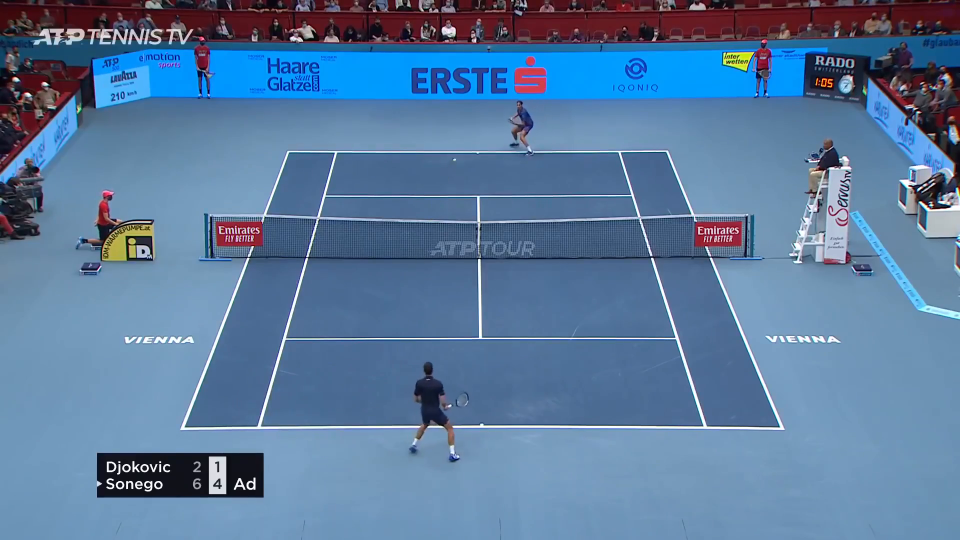
#> input picture frame 46 of video_input2.mp4, 1920 x 1080 px, given in place of vid2.mp4, which was not available (shown at 1/2 size)
$ python tracking.py
#> lines starting #> are read from the running program, lines starting #| are printed output that depends on the picture; after the words box and inside, x2 and y2 are one past the last pixel; in counts of white or black regions, pixels touching at a corner belong together; pictures that were not available may be replaced by others from this repository, and a replacement may not be noted
#> further down, frame is the input picture: shape (1080, 1920, 3); mean B, G, R 157.6, 122.3, 90.6
import cv2
import numpy as np

def detection(cap, frame):
    # Initialiser le modèle de soustraction de fond
    fgbg = cv2.createBackgroundSubtractorMOG2()

    # Obtenir les dimensions originales de la vidéo
    frame_width = int(cap.get(3))
    frame_height = int(cap.get(4))

    # Calculer les marges à enlever (5%)
    margin_x = int(0.05 * frame_width)
    margin_y = int(0.05 * frame_height)

    # Recadrer l'image pour enlever les bords
    cropped_frame = frame[margin_y:frame_height-margin_y, margin_x:frame_width-margin_x]
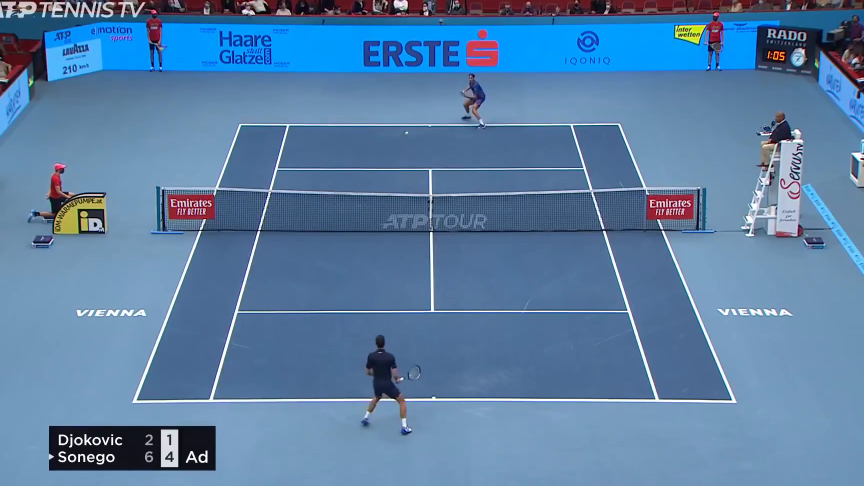
#> cropped_frame: shape (972, 1728, 3) (shown at 1/2 size); mean B, G, R 164.7, 126.8, 89.9

    # Appliquer le modèle de soustraction de fond
    fgmask = fgbg.apply(cropped_frame)
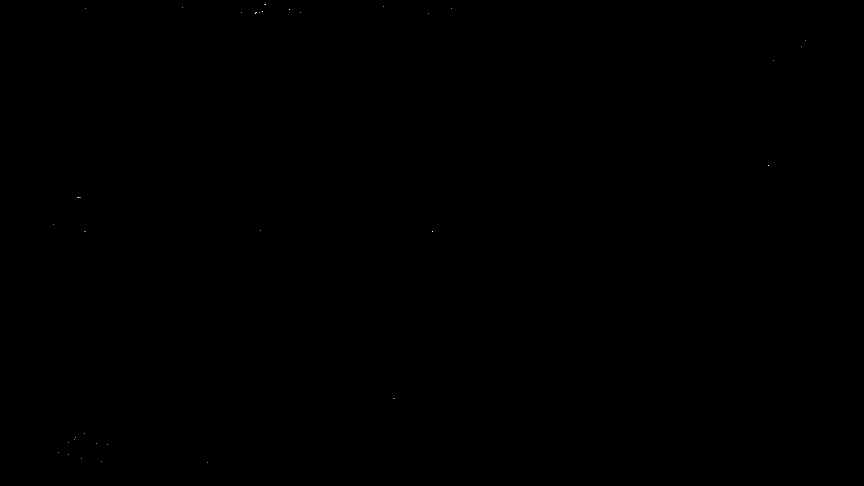
#> fgmask: shape (972, 1728) (shown at 1/2 size); values 127 (black) and 255 (white), 0% white in thin lines or dots, all inside (x1, y1, x2, y2) = (106, 8, 1612, 926)

    # Filtrer le bruit en utilisant l'ouverture et la fermeture
    kernel = np.ones((5, 5), np.uint8)
    fgmask = cv2.morphologyEx(fgmask, cv2.MORPH_OPEN, kernel)
#> fgmask: shape (972, 1728); every value is 127
    fgmask = cv2.morphologyEx(fgmask, cv2.MORPH_CLOSE, kernel)

    # Détection de la balle dans le masque résultant
    contours, _ = cv2.findContours(fgmask, cv2.RETR_EXTERNAL, cv2.CHAIN_APPROX_SIMPLE)
#> contours = [[[0, 0], [0, 971], [1727, 971], [1727, 0]]]

    for contour in contours:
        # Filtrer les petits contours
        if  200> cv2.contourArea(contour)>40:
           # Approximation de forme pour détecter la circularité
            perimeter = cv2.arcLength(contour, True)
            circularity = 4 * np.pi * cv2.contourArea(contour) / (perimeter * perimeter)

            # Filtrer les contours circulaires
            if 0.7 <= circularity <= 1.0:
                # Dessiner un rectangle autour de la balle
                x, y, w, h = cv2.boundingRect(contour)
                x += margin_x
                y += margin_y
                cv2.rectangle(frame, (x, y), (x + w, y + h), (0, 255, 0), 2)

        return frame
#> this loop made 1 pass
#> contour on pass 1: [[0, 0], [0, 971], [1727, 971], [1727, 0]]
# Function to detect a small yellow ball in a frame
def detect_yellow_ball(cap, fraame):

    frame = detection(cap, fraame)

    # Convert the frame to the HSV color space
    hsv = cv2.cvtColor(frame, cv2.COLOR_BGR2HSV)
#> hsv: shape (1080, 1920, 3); mean H, S, V 109.6, 120.7, 161.7

    # Define the lower and upper bounds for the yellow color
    lower_yellow = np.array([80, 100, 80])
    upper_yellow = np.array([100, 255, 255])

    # Create a mask to isolate the yellow color
    mask = cv2.inRange(hsv, lower_yellow, upper_yellow)
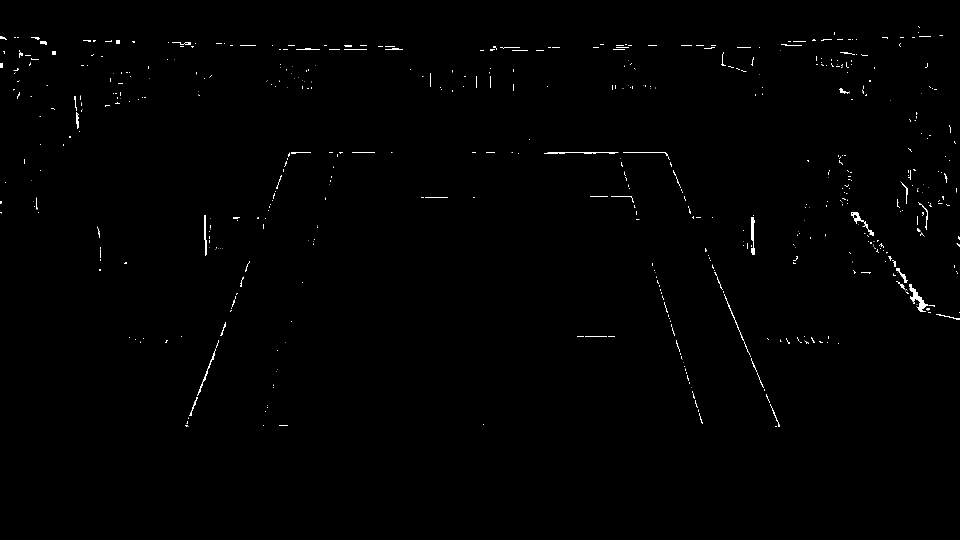
#> mask: shape (1080, 1920) (shown at 1/2 size); 0.56% white; 598 white regions (460 under 20 px), largest, box (x1, y1, x2, y2) and area: (1818, 568, 1856, 624) 683, (1702, 424, 1748, 472) 431, (1502, 434, 1510, 510) 428
    cv2.imshow('Mask', mask)
    # Perform morphological operations to clean up the mask (optional)
    kernel = np.ones((3, 3), np.uint8)
    mask = cv2.morphologyEx(mask, cv2.MORPH_OPEN, kernel)
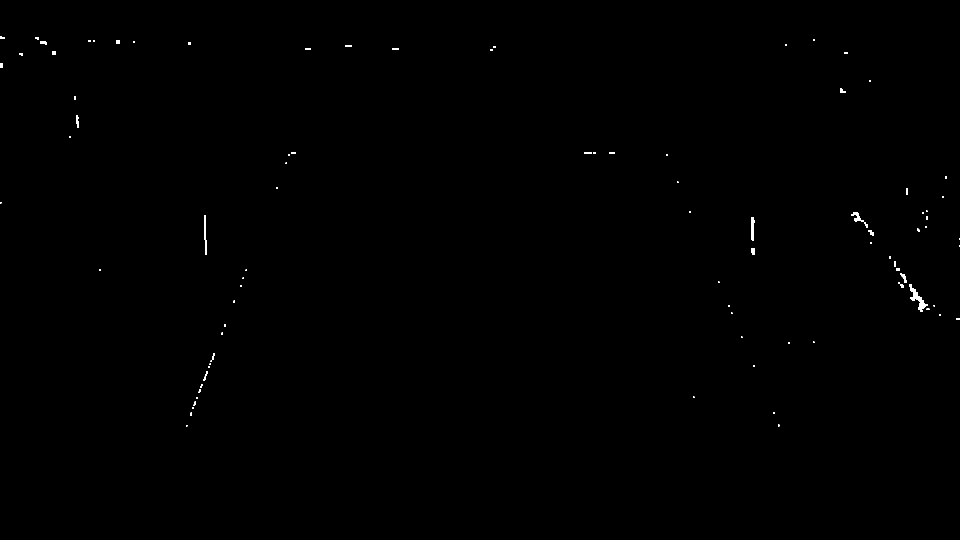
#> mask: shape (1080, 1920) (shown at 1/2 size); 0.2% white; 92 white regions (47 under 20 px), largest, box (x1, y1, x2, y2) and area: (1818, 568, 1856, 620) 624, (408, 430, 414, 510) 300, (1502, 434, 1510, 482) 296
    mask = cv2.morphologyEx(mask, cv2.MORPH_CLOSE, kernel)
#> mask: shape (1080, 1920); 0.2% white; 86 white regions (42 under 20 px)


    # Find contours in the mask
    contours, _ = cv2.findContours(mask, cv2.RETR_EXTERNAL, cv2.CHAIN_APPROX_SIMPLE)
#> contours = 86 contours, 51 with area under 20; largest, box (x1, y1, x2, y2) and area: (1818, 568, 1856, 624) 564, (1502, 434, 1510, 482) 242, (1702, 424, 1736, 456) 226, (408, 430, 414, 510) 216, (1800, 546, 1814, 566) 101

    detected_position = None

    # If contours are found, find the largest one (assumed to be the ball)
    if contours:
        largest_contour = max(contours, key=cv2.contourArea)
#> largest_contour = contour of 73 points, box (x1, y1, x2, y2) (1818, 568, 1856, 624), area 564
        if cv2.contourArea(largest_contour) > 0.5:
            # Find the center of the detected ball
            M = cv2.moments(largest_contour)
#> M = moments, m00 564, centre m10/m00, m01/m00 = (1834.9, 597.3)
            cX = int(M["m10"] / M["m00"])
#> cX = 1834
            cY = int(M["m01"] / M["m00"])
#> cY = 597
            detected_position = (cX, cY)
#> detected_position = (1834, 597)

    return detected_position

# Capture the video
cap = cv2.VideoCapture('sources/vid2.mp4')

while True:
    ret, frame = cap.read()
    if not ret:
        break

    # Detect the small yellow ball in the frame
    detected_position = detect_yellow_ball(cap, frame)
#> detected_position = (1834, 597)

    if detected_position is not None:
        x, y = detected_position
#> x = 1834; y = 597
        cv2.circle(frame, (x, y), 20, (0, 255, 0), -1)  # Draw a green circle at the detected position
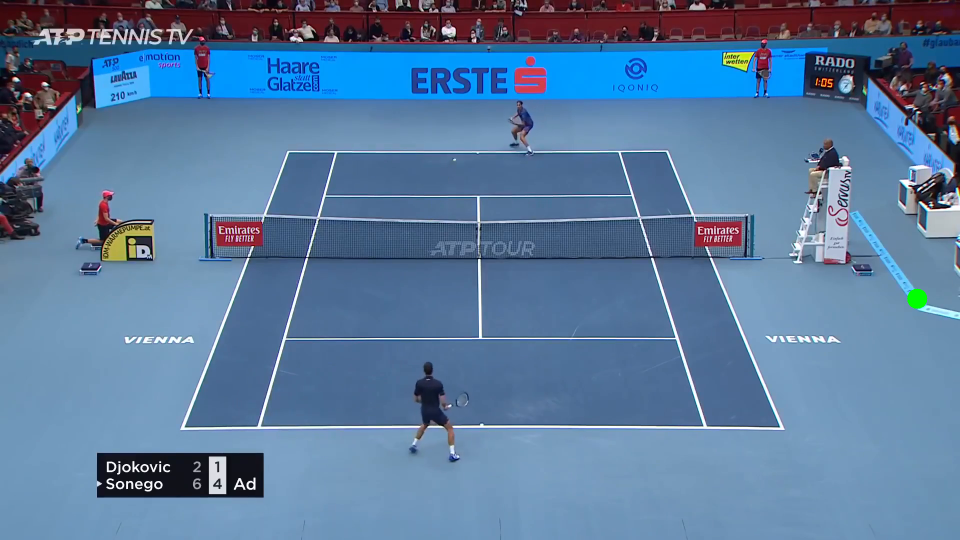
#> frame: shape (1080, 1920, 3) (shown at 1/2 size); 0.06% of pixels changed, all inside (x1, y1, x2, y2) = (1814, 577, 1855, 618)

    cv2.imshow('Ball Detection', frame)

    if cv2.waitKey(10) & 0xFF == 27:
#> (key Esc is pressed here)
        break

cap.release()
cv2.destroyAllWindows()

$ run again, starting later in the video
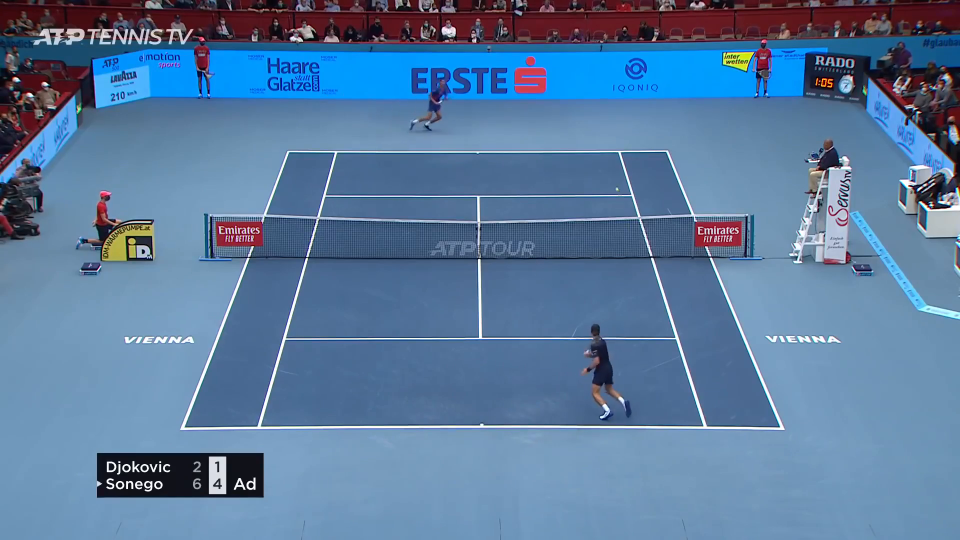
#> input picture frame 209 of video_input2.mp4, 1920 x 1080 px, given in place of vid2.mp4, which was not available (shown at 1/2 size)
#> frame is the input picture: shape (1080, 1920, 3); mean B, G, R 157.7, 122.5, 90.7
#> in detection, `contours, _ = cv2.findContours(fgmask, cv2.RETR_EXTERNAL, cv2.CHAIN_AP..`: contours = [[[0, 0], [0, 971], [1727, 971], [1727, 0]]]
#> the loop in detection, `for contour in contours:` made 1 pass
#> contour on pass 1: [[0, 0], [0, 971], [1727, 971], [1727, 0]]
#> hsv: shape (1080, 1920, 3); mean H, S, V 109.2, 121.2, 161.9
#> in detect_yellow_ball, `mask = cv2.morphologyEx(mask, cv2.MORPH_OPEN, kernel)`:
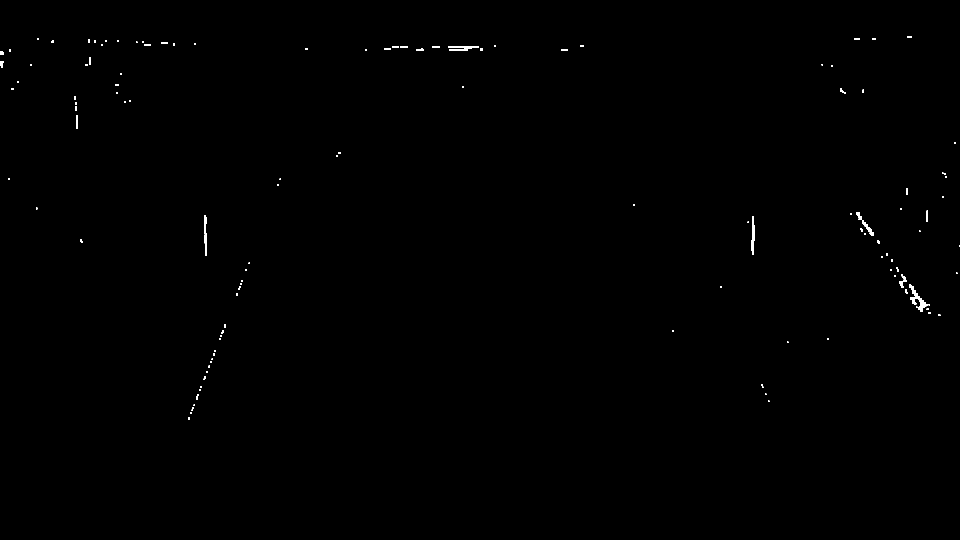
#> mask: shape (1080, 1920) (shown at 1/2 size); 0.25% white; 126 white regions (71 under 20 px), largest, box (x1, y1, x2, y2) and area: (1818, 568, 1856, 620) 625, (896, 92, 958, 102) 432, (1502, 432, 1510, 510) 420
#> in detect_yellow_ball, `contours, _ = cv2.findContours(mask, cv2.RETR_EXTERNAL, cv2.CHAIN_APPR..`: contours = 106 contours, 67 with area under 20; largest, box (x1, y1, x2, y2) and area: (1818, 568, 1860, 624) 564, (896, 92, 958, 102) 422, (1502, 432, 1510, 510) 337, (1712, 424, 1748, 472) 297, (408, 430, 414, 512) 288
#> largest_contour = contour of 95 points, box (x1, y1, x2, y2) (1818, 568, 1860, 624), area 564
#> M = moments, m00 564, centre m10/m00, m01/m00 = (1835.3, 598.8)
#> cX = 1835
#> cY = 598
#> in detect_yellow_ball, `detected_position = (cX, cY)`: detected_position = (1835, 598)
#> x = 1835; y = 598
#> `cv2.circle(frame, (x, y), 20, (0, 255, 0), -1)`:
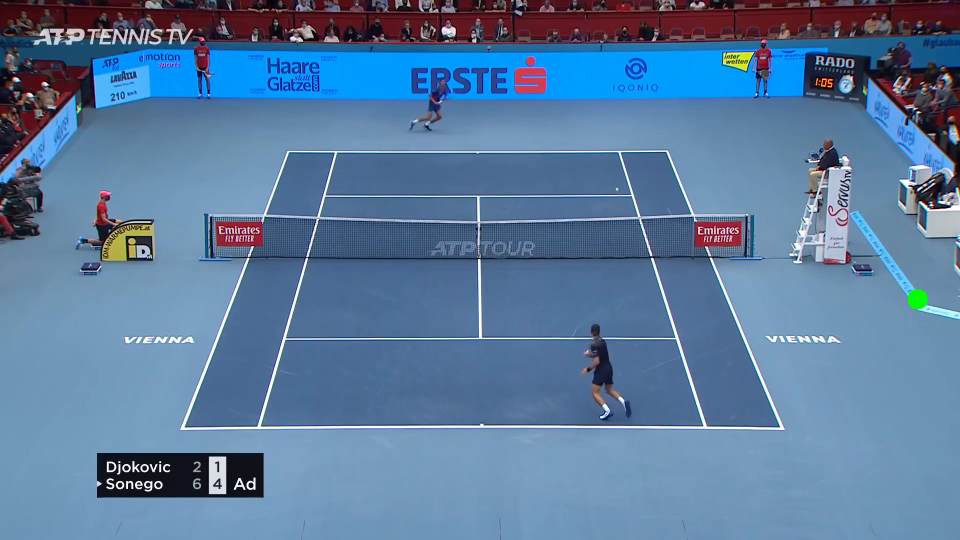
#> frame: shape (1080, 1920, 3) (shown at 1/2 size); 0.06% of pixels changed, all inside (x1, y1, x2, y2) = (1815, 578, 1856, 619)

$ run again, starting later in the video
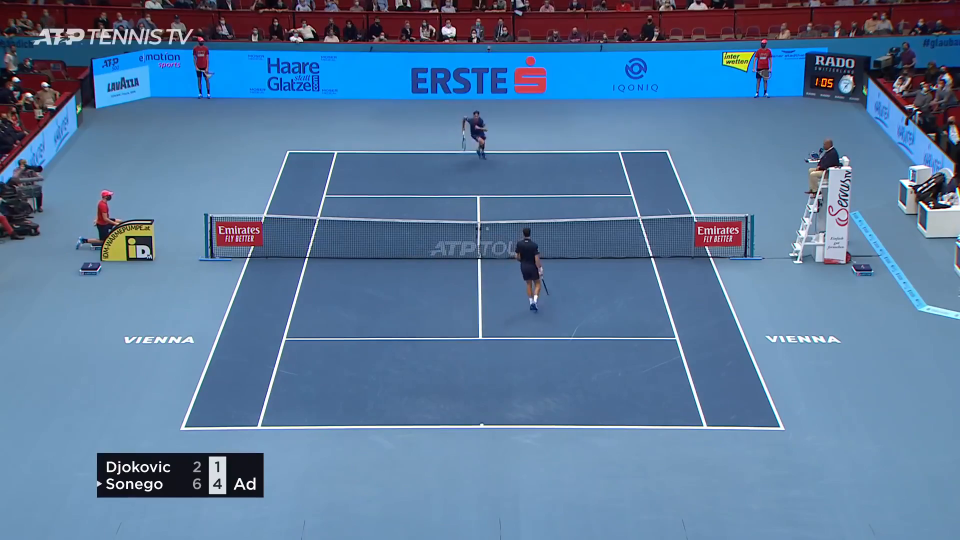
#> input picture frame 372 of video_input2.mp4, 1920 x 1080 px, given in place of vid2.mp4, which was not available (shown at 1/2 size)
#> frame is the input picture: shape (1080, 1920, 3); mean B, G, R 157.8, 122.4, 90.7
#> in detection, `contours, _ = cv2.findContours(fgmask, cv2.RETR_EXTERNAL, cv2.CHAIN_AP..`: contours = [[[0, 0], [0, 971], [1727, 971], [1727, 0]]]
#> the loop in detection, `for contour in contours:` made 1 pass
#> contour on pass 1: [[0, 0], [0, 971], [1727, 971], [1727, 0]]
#> hsv: shape (1080, 1920, 3); mean H, S, V 109.2, 121, 162
#> in detect_yellow_ball, `mask = cv2.morphologyEx(mask, cv2.MORPH_OPEN, kernel)`:
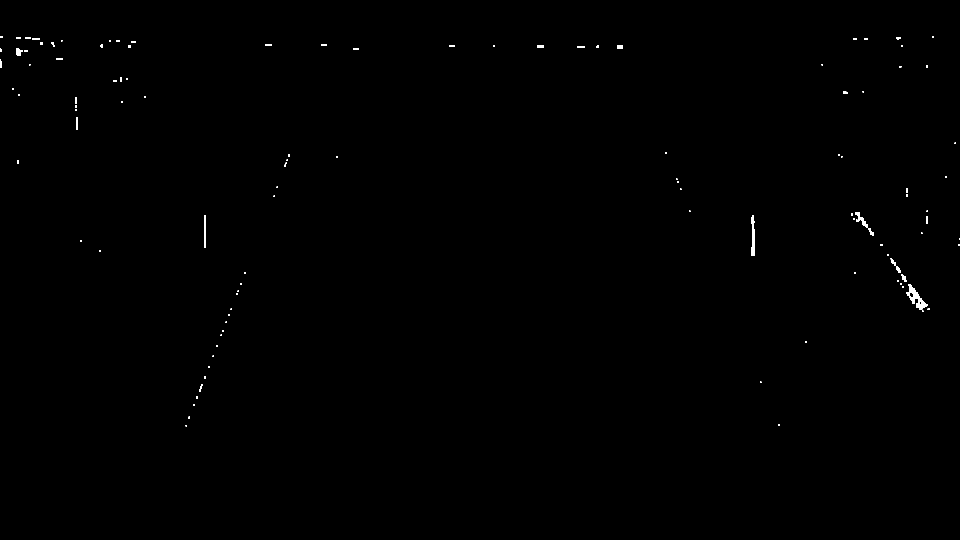
#> mask: shape (1080, 1920) (shown at 1/2 size); 0.24% white; 111 white regions (63 under 20 px), largest, box (x1, y1, x2, y2) and area: (1812, 568, 1856, 619) 831, (1502, 430, 1510, 512) 508, (1710, 424, 1748, 472) 401
#> in detect_yellow_ball, `contours, _ = cv2.findContours(mask, cv2.RETR_EXTERNAL, cv2.CHAIN_APPR..`: contours = 102 contours, 67 with area under 20; largest, box (x1, y1, x2, y2) and area: (1812, 568, 1856, 624) 855, (1502, 430, 1510, 512) 418, (1706, 424, 1748, 472) 334, (32, 96, 56, 112) 160, (408, 430, 412, 496) 140
#> largest_contour = contour of 88 points, box (x1, y1, x2, y2) (1812, 568, 1856, 624), area 855
#> M = moments, m00 855, centre m10/m00, m01/m00 = (1831.5, 596.1)
#> cX = 1831
#> cY = 596
#> in detect_yellow_ball, `detected_position = (cX, cY)`: detected_position = (1831, 596)
#> x = 1831; y = 596
#> `cv2.circle(frame, (x, y), 20, (0, 255, 0), -1)`:
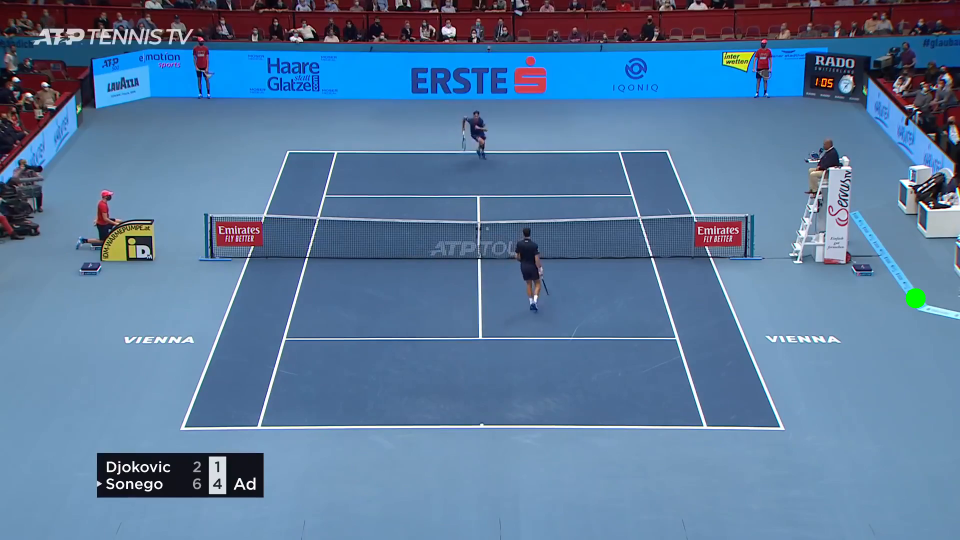
#> frame: shape (1080, 1920, 3) (shown at 1/2 size); 0.06% of pixels changed, all inside (x1, y1, x2, y2) = (1811, 576, 1852, 617)
